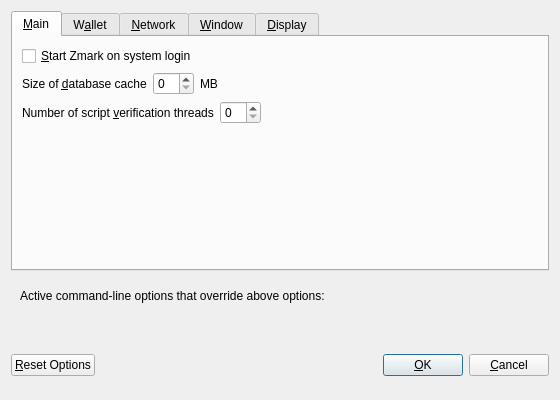
<?xml version="1.0" encoding="UTF-8"?>
<ui version="4.0">
 <class>OptionsDialog</class>
 <widget class="QDialog" name="OptionsDialog">
  <property name="geometry">
   <rect>
    <x>0</x>
    <y>0</y>
    <width>560</width>
    <height>400</height>
   </rect>
  </property>
  <property name="windowTitle">
   <string>Options</string>
  </property>
  <property name="modal">
   <bool>true</bool>
  </property>
  <layout class="QVBoxLayout" name="verticalLayout">
   <item>
    <widget class="QTabWidget" name="tabWidget">
     <property name="currentIndex">
      <number>0</number>
     </property>
     <widget class="QWidget" name="tabMain">
      <attribute name="title">
       <string>&amp;Main</string>
      </attribute>
      <layout class="QVBoxLayout" name="verticalLayout_Main">
       <item>
        <widget class="QCheckBox" name="bitmarkAtStartup">
         <property name="toolTip">
          <string>Automatically start Zmark after logging in to the system.</string>
         </property>
         <property name="text">
          <string>&amp;Start Zmark on system login</string>
         </property>
        </widget>
       </item>
       <item>
        <layout class="QHBoxLayout" name="horizontalLayout_2_Main">
         <item>
          <widget class="QLabel" name="databaseCacheLabel">
           <property name="text">
            <string>Size of &amp;database cache</string>
           </property>
           <property name="textFormat">
            <enum>Qt::PlainText</enum>
           </property>
           <property name="buddy">
            <cstring>databaseCache</cstring>
           </property>
          </widget>
         </item>
         <item>
          <widget class="QSpinBox" name="databaseCache"/>
         </item>
         <item>
          <widget class="QLabel" name="databaseCacheUnitLabel">
           <property name="text">
            <string>MB</string>
           </property>
           <property name="textFormat">
            <enum>Qt::PlainText</enum>
           </property>
          </widget>
         </item>
         <item>
          <spacer name="horizontalSpacer_2_Main">
           <property name="orientation">
            <enum>Qt::Horizontal</enum>
           </property>
           <property name="sizeHint" stdset="0">
            <size>
             <width>40</width>
             <height>20</height>
            </size>
           </property>
          </spacer>
         </item>
        </layout>
       </item>
       <item>
        <layout class="QHBoxLayout" name="horizontalLayout_3_Main">
         <item>
          <widget class="QLabel" name="threadsScriptVerifLabel">
           <property name="text">
            <string>Number of script &amp;verification threads</string>
           </property>
           <property name="textFormat">
            <enum>Qt::PlainText</enum>
           </property>
           <property name="buddy">
            <cstring>threadsScriptVerif</cstring>
           </property>
          </widget>
         </item>
         <item>
          <widget class="QSpinBox" name="threadsScriptVerif">
           <property name="toolTip">
            <string>(0 = auto, &lt;0 = leave that many cores free)</string>
           </property>
          </widget>
         </item>
         <item>
          <spacer name="horizontalSpacer_3_Main">
           <property name="orientation">
            <enum>Qt::Horizontal</enum>
           </property>
           <property name="sizeHint" stdset="0">
            <size>
             <width>40</width>
             <height>20</height>
            </size>
           </property>
          </spacer>
         </item>
        </layout>
       </item>
       <item>
        <spacer name="verticalSpacer_Main">
         <property name="orientation">
          <enum>Qt::Vertical</enum>
         </property>
         <property name="sizeHint" stdset="0">
          <size>
           <width>20</width>
           <height>40</height>
          </size>
         </property>
        </spacer>
       </item>
      </layout>
     </widget>
     <widget class="QWidget" name="tabWallet">
      <attribute name="title">
       <string>W&amp;allet</string>
      </attribute>
      <layout class="QVBoxLayout" name="verticalLayout_Wallet">
       <item>
        <widget class="QLabel" name="transactionFeeInfoLabel">
         <property name="text">
          <string>Optional transaction fee per kB that helps make sure your transactions are processed quickly. Most transactions are 1 kB.</string>
         </property>
         <property name="textFormat">
          <enum>Qt::PlainText</enum>
         </property>
         <property name="wordWrap">
          <bool>true</bool>
         </property>
        </widget>
       </item>
       <item>
        <layout class="QHBoxLayout" name="horizontalLayout_1_Wallet">
         <item>
          <widget class="QLabel" name="transactionFeeLabel">
           <property name="text">
            <string>Pay transaction &amp;fee</string>
           </property>
           <property name="textFormat">
            <enum>Qt::PlainText</enum>
           </property>
           <property name="buddy">
            <cstring>transactionFee</cstring>
           </property>
          </widget>
         </item>
         <item>
          <widget class="BitmarkAmountField" name="transactionFee"/>
         </item>
         <item>
          <spacer name="horizontalSpacer_1_Wallet">
           <property name="orientation">
            <enum>Qt::Horizontal</enum>
           </property>
           <property name="sizeHint" stdset="0">
            <size>
             <width>40</width>
             <height>20</height>
            </size>
           </property>
          </spacer>
         </item>
        </layout>
       </item>
       <item>
        <spacer name="verticalSpacer_Wallet">
         <property name="orientation">
          <enum>Qt::Vertical</enum>
         </property>
         <property name="sizeHint" stdset="0">
          <size>
           <width>20</width>
           <height>40</height>
          </size>
         </property>
        </spacer>
       </item>
       <item>
        <widget class="QGroupBox" name="groupBox">
         <property name="title">
          <string>Expert</string>
         </property>
         <layout class="QVBoxLayout" name="verticalLayout_2">
          <item>
           <widget class="QCheckBox" name="coinControlFeatures">
            <property name="toolTip">
             <string>Whether to show coin control features or not.</string>
            </property>
            <property name="text">
             <string>Enable coin &amp;control features</string>
            </property>
           </widget>
          </item>
          <item>
           <widget class="QCheckBox" name="spendZeroConfChange">
            <property name="toolTip">
             <string>If you disable the spending of unconfirmed change, the change from a transaction cannot be used until that transaction has at least one confirmation. This also affects how your balance is computed.</string>
            </property>
            <property name="text">
             <string>&amp;Spend unconfirmed change</string>
            </property>
           </widget>
          </item>
         </layout>
        </widget>
       </item>
      </layout>
     </widget>
     <widget class="QWidget" name="tabNetwork">
      <attribute name="title">
       <string>&amp;Network</string>
      </attribute>
      <layout class="QVBoxLayout" name="verticalLayout_Network">
       <item>
        <widget class="QCheckBox" name="mapPortUpnp">
         <property name="toolTip">
          <string>Automatically open the Zmark client port on the router. This only works when your router supports UPnP and it is enabled.</string>
         </property>
         <property name="text">
          <string>Map port using &amp;UPnP</string>
         </property>
        </widget>
       </item>
       <item>
        <widget class="QCheckBox" name="connectSocks">
         <property name="toolTip">
          <string>Connect to the Zmark network through a SOCKS proxy.</string>
         </property>
         <property name="text">
          <string>&amp;Connect through SOCKS proxy (default proxy):</string>
         </property>
        </widget>
       </item>
       <item>
        <layout class="QHBoxLayout" name="horizontalLayout_1_Network">
         <item>
          <widget class="QLabel" name="proxyIpLabel">
           <property name="text">
            <string>Proxy &amp;IP:</string>
           </property>
           <property name="textFormat">
            <enum>Qt::PlainText</enum>
           </property>
           <property name="buddy">
            <cstring>proxyIp</cstring>
           </property>
          </widget>
         </item>
         <item>
          <widget class="QValidatedLineEdit" name="proxyIp">
           <property name="minimumSize">
            <size>
             <width>140</width>
             <height>0</height>
            </size>
           </property>
           <property name="maximumSize">
            <size>
             <width>140</width>
             <height>16777215</height>
            </size>
           </property>
           <property name="toolTip">
            <string>IP address of the proxy (e.g. IPv4: 127.0.0.1 / IPv6: ::1)</string>
           </property>
          </widget>
         </item>
         <item>
          <widget class="QLabel" name="proxyPortLabel">
           <property name="text">
            <string>&amp;Port:</string>
           </property>
           <property name="textFormat">
            <enum>Qt::PlainText</enum>
           </property>
           <property name="buddy">
            <cstring>proxyPort</cstring>
           </property>
          </widget>
         </item>
         <item>
          <widget class="QLineEdit" name="proxyPort">
           <property name="minimumSize">
            <size>
             <width>55</width>
             <height>0</height>
            </size>
           </property>
           <property name="maximumSize">
            <size>
             <width>55</width>
             <height>16777215</height>
            </size>
           </property>
           <property name="toolTip">
            <string>Port of the proxy (e.g. 9050)</string>
           </property>
          </widget>
         </item>
         <item>
          <widget class="QLabel" name="socksVersionLabel">
           <property name="text">
            <string>SOCKS &amp;Version:</string>
           </property>
           <property name="textFormat">
            <enum>Qt::PlainText</enum>
           </property>
           <property name="buddy">
            <cstring>socksVersion</cstring>
           </property>
          </widget>
         </item>
         <item>
          <widget class="QValueComboBox" name="socksVersion">
           <property name="toolTip">
            <string>SOCKS version of the proxy (e.g. 5)</string>
           </property>
          </widget>
         </item>
         <item>
          <spacer name="horizontalSpacer_1_Network">
           <property name="orientation">
            <enum>Qt::Horizontal</enum>
           </property>
           <property name="sizeHint" stdset="0">
            <size>
             <width>40</width>
             <height>20</height>
            </size>
           </property>
          </spacer>
         </item>
        </layout>
       </item>
       <item>
        <spacer name="verticalSpacer_Network">
         <property name="orientation">
          <enum>Qt::Vertical</enum>
         </property>
         <property name="sizeHint" stdset="0">
          <size>
           <width>20</width>
           <height>40</height>
          </size>
         </property>
        </spacer>
       </item>
      </layout>
     </widget>
     <widget class="QWidget" name="tabWindow">
      <attribute name="title">
       <string>&amp;Window</string>
      </attribute>
      <layout class="QVBoxLayout" name="verticalLayout_Window">
       <item>
        <widget class="QCheckBox" name="minimizeToTray">
         <property name="toolTip">
          <string>Show only a tray icon after minimizing the window.</string>
         </property>
         <property name="text">
          <string>&amp;Minimize to the tray instead of the taskbar</string>
         </property>
        </widget>
       </item>
       <item>
        <widget class="QCheckBox" name="minimizeOnClose">
         <property name="toolTip">
          <string>Minimize instead of exit the application when the window is closed. When this option is enabled, the application will be closed only after selecting Quit in the menu.</string>
         </property>
         <property name="text">
          <string>M&amp;inimize on close</string>
         </property>
        </widget>
       </item>
       <item>
        <spacer name="verticalSpacer_Window">
         <property name="orientation">
          <enum>Qt::Vertical</enum>
         </property>
         <property name="sizeHint" stdset="0">
          <size>
           <width>20</width>
           <height>40</height>
          </size>
         </property>
        </spacer>
       </item>
      </layout>
     </widget>
     <widget class="QWidget" name="tabDisplay">
      <attribute name="title">
       <string>&amp;Display</string>
      </attribute>
      <layout class="QVBoxLayout" name="verticalLayout_Display">
       <item>
        <layout class="QHBoxLayout" name="horizontalLayout_1_Display">
         <item>
          <widget class="QLabel" name="langLabel">
           <property name="text">
            <string>User Interface &amp;language:</string>
           </property>
           <property name="textFormat">
            <enum>Qt::PlainText</enum>
           </property>
           <property name="buddy">
            <cstring>lang</cstring>
           </property>
          </widget>
         </item>
         <item>
          <widget class="QValueComboBox" name="lang">
           <property name="toolTip">
            <string>The user interface language can be set here. This setting will take effect after restarting Zmark.</string>
           </property>
          </widget>
         </item>
        </layout>
       </item>
       <item>
        <layout class="QHBoxLayout" name="horizontalLayout_2_Display">
         <item>
          <widget class="QLabel" name="unitLabel">
           <property name="text">
            <string>&amp;Unit to show amounts in:</string>
           </property>
           <property name="textFormat">
            <enum>Qt::PlainText</enum>
           </property>
           <property name="buddy">
            <cstring>unit</cstring>
           </property>
          </widget>
         </item>
         <item>
          <widget class="QValueComboBox" name="unit">
           <property name="toolTip">
            <string>Choose the default subdivision unit to show in the interface and when sending coins.</string>
           </property>
          </widget>
         </item>
        </layout>
       </item>
       <item>
        <widget class="QCheckBox" name="displayAddresses">
         <property name="toolTip">
          <string>Whether to show Zmark addresses in the transaction list or not.</string>
         </property>
         <property name="text">
          <string>&amp;Display addresses in transaction list</string>
         </property>
        </widget>
       </item>
       <item>
        <layout class="QHBoxLayout" name="horizontalLayout_3_Display">
         <item>
          <widget class="QLabel" name="thirdPartyTxUrlsLabel">
           <property name="toolTip">
            <string>Third party URLs (e.g. a block explorer) that appear in the transactions tab as context menu items. %s in the URL is replaced by transaction hash. Multiple URLs are separated by vertical bar |.</string>
           </property>
           <property name="text">
            <string>Third party transaction URLs</string>
           </property>
           <property name="buddy">
            <cstring>thirdPartyTxUrls</cstring>
           </property>
          </widget>
         </item>
         <item>
          <widget class="QLineEdit" name="thirdPartyTxUrls">
           <property name="toolTip">
            <string>Third party URLs (e.g. a block explorer) that appear in the transactions tab as context menu items. %s in the URL is replaced by transaction hash. Multiple URLs are separated by vertical bar |.</string>
           </property>
          </widget>
         </item>
        </layout>
       </item>
       <item>
        <spacer name="verticalSpacer_Display">
         <property name="orientation">
          <enum>Qt::Vertical</enum>
         </property>
         <property name="sizeHint" stdset="0">
          <size>
           <width>20</width>
           <height>40</height>
          </size>
         </property>
        </spacer>
       </item>
      </layout>
     </widget>
    </widget>
   </item>
   <item>
    <widget class="QFrame" name="frame">
     <layout class="QVBoxLayout" name="verticalLayout_Bottom">
      <item>
       <layout class="QHBoxLayout" name="horizontalLayout_Bottom">
        <item>
         <widget class="QLabel" name="overriddenByCommandLineInfoLabel">
          <property name="text">
           <string>Active command-line options that override above options:</string>
          </property>
          <property name="textFormat">
           <enum>Qt::PlainText</enum>
          </property>
         </widget>
        </item>
        <item>
         <spacer name="horizontalSpacer_Bottom">
          <property name="orientation">
           <enum>Qt::Horizontal</enum>
          </property>
          <property name="sizeHint" stdset="0">
           <size>
            <width>40</width>
            <height>20</height>
           </size>
          </property>
         </spacer>
        </item>
       </layout>
      </item>
      <item>
       <widget class="QLabel" name="overriddenByCommandLineLabel">
        <property name="text">
         <string/>
        </property>
        <property name="textFormat">
         <enum>Qt::PlainText</enum>
        </property>
        <property name="wordWrap">
         <bool>true</bool>
        </property>
       </widget>
      </item>
     </layout>
    </widget>
   </item>
   <item>
    <layout class="QHBoxLayout" name="horizontalLayout_Buttons">
     <item>
      <widget class="QPushButton" name="resetButton">
       <property name="toolTip">
        <string>Reset all client options to default.</string>
       </property>
       <property name="text">
        <string>&amp;Reset Options</string>
       </property>
       <property name="autoDefault">
        <bool>false</bool>
       </property>
      </widget>
     </item>
     <item>
      <spacer name="horizontalSpacer_1">
       <property name="orientation">
        <enum>Qt::Horizontal</enum>
       </property>
       <property name="sizeHint" stdset="0">
        <size>
         <width>40</width>
         <height>48</height>
        </size>
       </property>
      </spacer>
     </item>
     <item>
      <widget class="QLabel" name="statusLabel">
       <property name="minimumSize">
        <size>
         <width>200</width>
         <height>0</height>
        </size>
       </property>
       <property name="font">
        <font>
         <weight>75</weight>
         <bold>true</bold>
        </font>
       </property>
       <property name="text">
        <string/>
       </property>
       <property name="textFormat">
        <enum>Qt::PlainText</enum>
       </property>
       <property name="wordWrap">
        <bool>true</bool>
       </property>
      </widget>
     </item>
     <item>
      <spacer name="horizontalSpacer_2">
       <property name="orientation">
        <enum>Qt::Horizontal</enum>
       </property>
       <property name="sizeHint" stdset="0">
        <size>
         <width>40</width>
         <height>48</height>
        </size>
       </property>
      </spacer>
     </item>
     <item>
      <widget class="QPushButton" name="okButton">
       <property name="text">
        <string>&amp;OK</string>
       </property>
      </widget>
     </item>
     <item>
      <widget class="QPushButton" name="cancelButton">
       <property name="text">
        <string>&amp;Cancel</string>
       </property>
       <property name="autoDefault">
        <bool>false</bool>
       </property>
      </widget>
     </item>
    </layout>
   </item>
  </layout>
 </widget>
 <customwidgets>
  <customwidget>
   <class>BitmarkAmountField</class>
   <extends>QLineEdit</extends>
   <header>bitmarkamountfield.h</header>
   <container>1</container>
  </customwidget>
  <customwidget>
   <class>QValidatedLineEdit</class>
   <extends>QLineEdit</extends>
   <header>qvalidatedlineedit.h</header>
  </customwidget>
  <customwidget>
   <class>QValueComboBox</class>
   <extends>QComboBox</extends>
   <header>qvaluecombobox.h</header>
  </customwidget>
 </customwidgets>
 <resources/>
 <connections/>
</ui>
